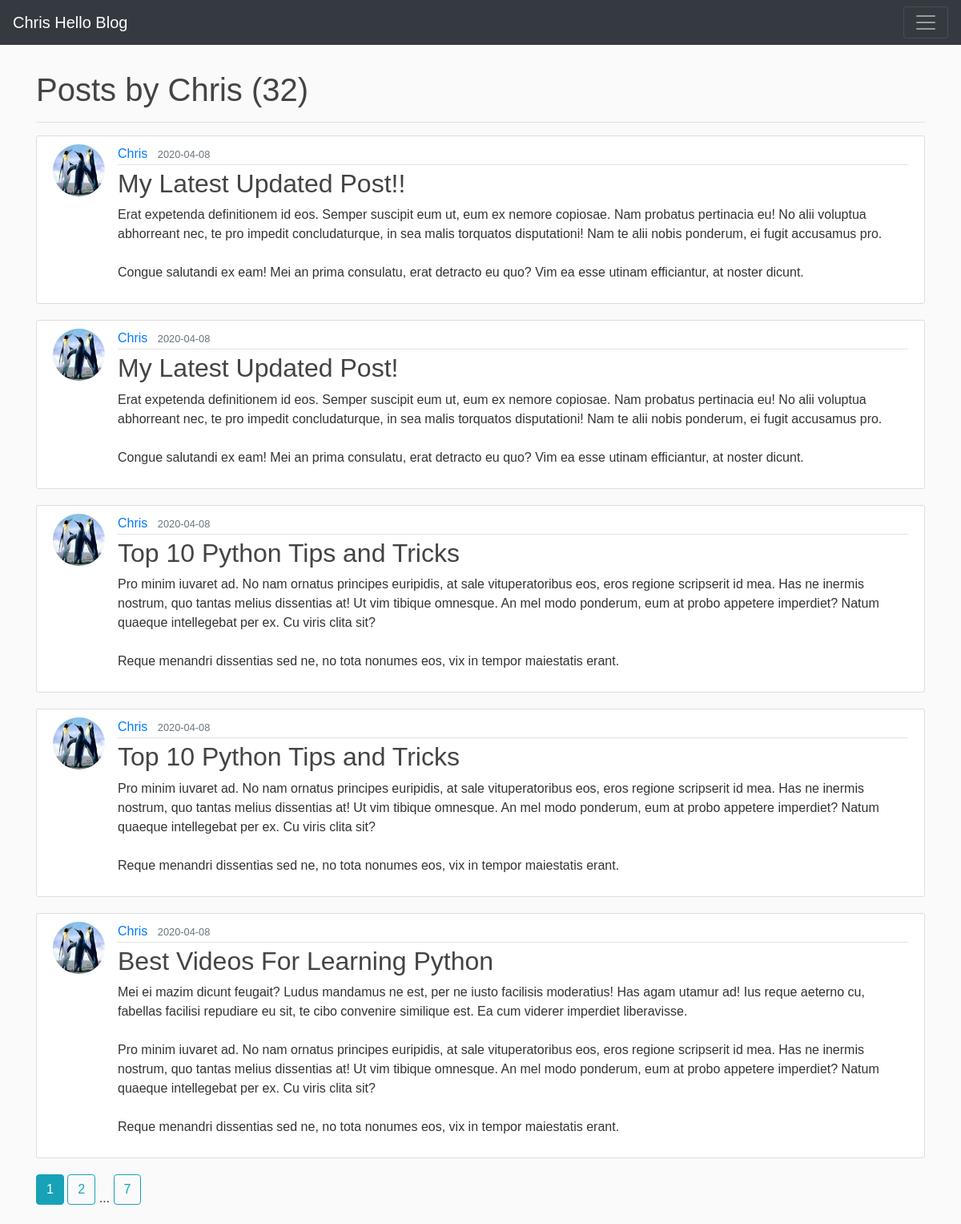
Before: /user/Chris with the older database file.
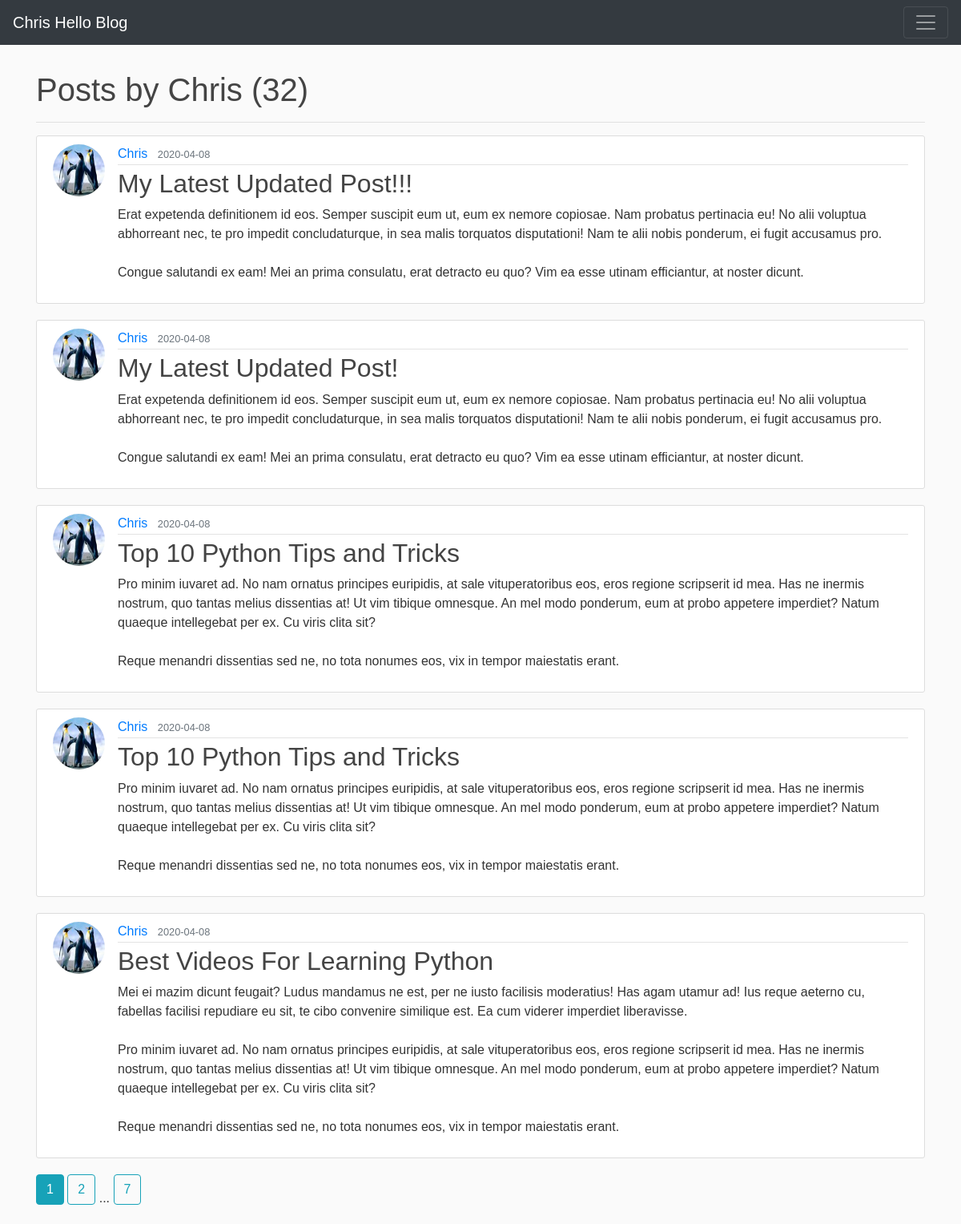
After: the same page with the newer database file.
### flaskblog/models.py (models this page shows, shortened)
class Post(db.Model):
    id = db.Column(db.Integer, primary_key = True)
    title = db.Column(db.String(100), nullable = False) #cant be null, must exist
    content = db.Column(db.Text, nullable = False)
    date_posted = db.Column(db.DateTime, nullable = False, default = datetime.utcnow)
    user_id = db.Column(db.Integer, db.ForeignKey('user.id'), nullable = False) # relates to the 'id' column of 'user' table (which explains the lowercase 'user')

class User(db.Model, UserMixin):
    id = db.Column(db.Integer, primary_key=True)
    username = db.Column(db.String(20), unique=True, nullable = False) #max length 20, must be unique
    email = db.Column(db.String(120), unique=True, nullable = False)
    image_file = db.Column(db.String(20), nullable = False, default='default.jpg') #length 20 because it'll hold the hash of their image
    password = db.Column(db.String(60), nullable = False)
    posts = db.relationship('Post', backref = 'author', lazy = True) # relationship, not a column!

### flaskblog/users/routes.py (the view)
@users.route('/user/<string:username>') # show all the posts for a specific user
def user_posts(username):
    page = request.args.get('page', 1, type = int) # look for optional parameter in GET request, default to 1, of type int
    user = User.query.filter_by(username = username).first_or_404() # using the username variable passed to us from the route, get the first query from db, otherwise return 404
    posts = (Post.query.filter_by(author = user)
                .order_by(Post.date_posted.desc())
                .paginate(page = page, per_page = 5)
            ) # parenthesis method to break apart a long line
    return render_template('user_posts.html', posts = posts, user = user, title = "User Posts")

### flaskblog/templates/user_posts.html (shortened to what this page needs)
{% extends 'base.html' %}
{% block body %}
<br>
<h1 style="display:inline">Posts by {{ user.username }} ({{ posts.total }})</h1>
<hr>
{% for post in posts.items %}
<article class="media content-section">
  <img class="rounded-circle article-img" src="{{ url_for('static', filename='profile_pics/' + post.author.image_file) }}">
  <div class="media-body">
    <div class="article-metadata">
      <a class="mr-2" href="{{ url_for('users.user_posts', username=post.author.username) }}">{{ post.author.username }}</a>
      <small class="text-muted">{{ post.date_posted.strftime('%Y-%m-%d') }}</small>
    </div>
    <h2><a class="article-title" href="{{ url_for('posts.post', id = post.id) }}">{{ post.title }}</a></h2>
    <p class="article-content">{{ post.content }}</p>
  </div>
</article>
{% endfor %}
{% for page_num in posts.iter_pages(left_edge=1, right_edge=1, left_current=1, right_current=2) %}
  {% if page_num %}
    {% if posts.page == page_num %}
      <a class="btn btn-info mb-4" href="{{ url_for('users.user_posts', username = user.username, page = page_num) }}">{{ page_num }}</a>
    {% else %}
      <a class="btn btn-outline-info mb-4" href="{{ url_for('users.user_posts', username = user.username, page = page_num) }}">{{ page_num }}</a>
    {% endif %}
  {% else %}
    ...
  {% endif %}
{% endfor %}
{% endblock %}

Changed rows visible on the page:
changed Post: title "My Latest Updated Post!!" → "My Latest Updated Post!!!"
